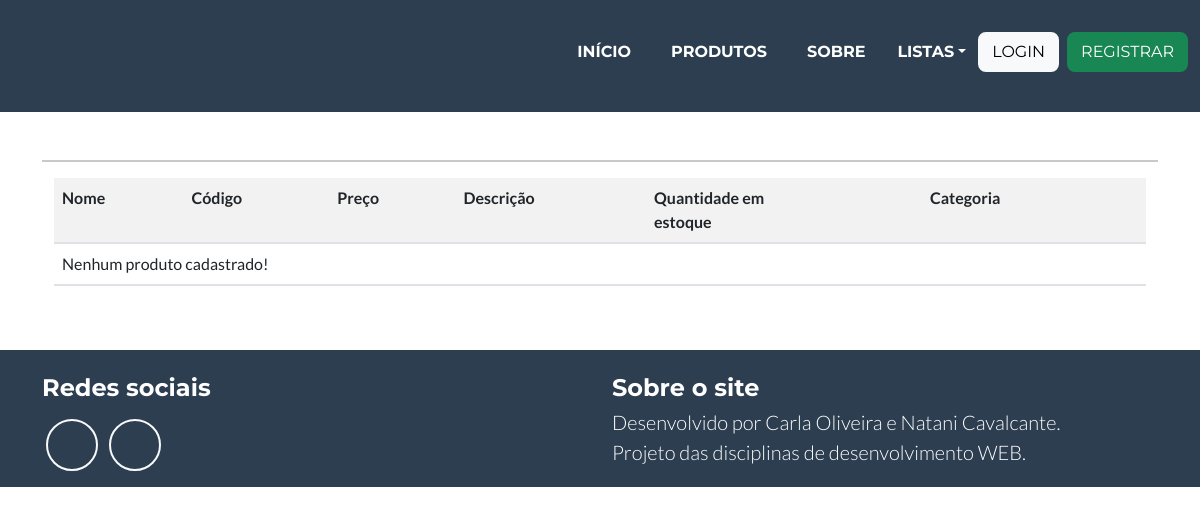
The app's page /listar/produto/, older data.
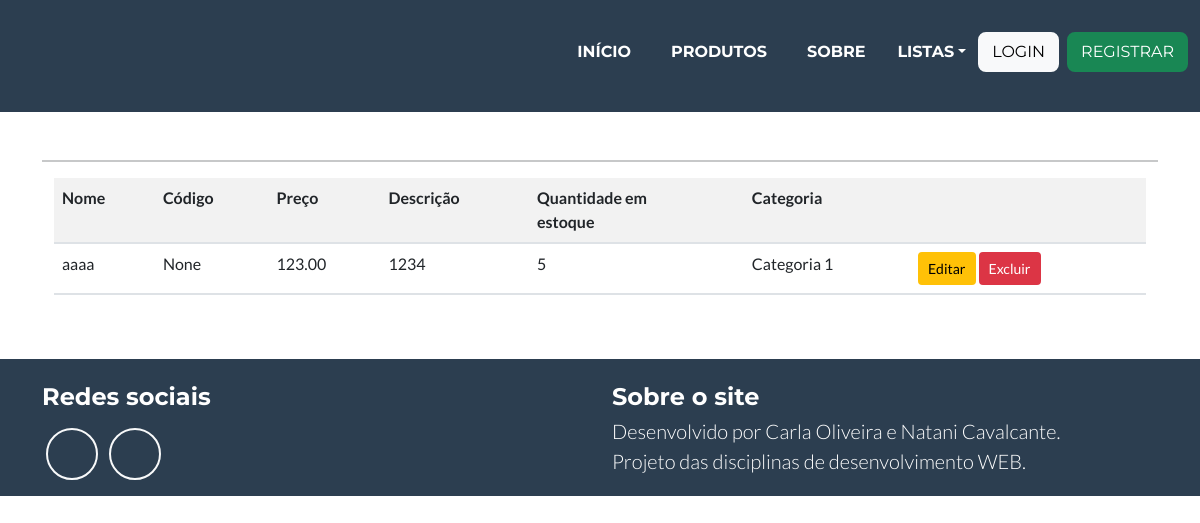
The same page, newer data.
### cadastros/models.py (models this page shows, shortened)
class Produto(models.Model):
    nome = models.CharField(max_length=50, verbose_name="Nome do produto", help_text="Insira o nome do produto")
    codigo = models.IntegerField(verbose_name="Código", blank=True, null=True)
    preco = models.DecimalField(max_digits=8, decimal_places=2, verbose_name="Preço")
    descricao = models.CharField(max_length=20, verbose_name="Descrição")
    qtd_estoque = models.IntegerField()
    categoria = models.ForeignKey(Categoria, on_delete=models.PROTECT)

class Categoria(models.Model):
    nome = models.CharField(max_length=50, verbose_name="Categoria do produto", help_text="Insira a categoria do produto")
    descricao = models.CharField(max_length=100)

### cadastros/views.py (the view)
# urls.py: path('listar/produto/', ProdutoList.as_view(), name="listar-produto"),
class ProdutoList(ListView):
    model = Produto
    template_name = 'cadastros/listas/produto.html'

### cadastros/templates/cadastros/listas/produto.html
{% extends 'paginas/modelo.html' %}
{% load static %}
{% load crispy_forms_tags %}
{% block conteudo %}
<hr>
<div class="container">
    <div class="table-responsive">
        <table class="table table-striped">
            <tr>
                <th>Nome</th>
                <th>Código</th>
                <th>Preço</th>
                <th>Descrição</th>
                <th>Quantidade em <br> estoque</th>
                <th>Categoria</th>
                <th></th>
            </tr>
            {% for produto in object_list %}
            <tr>
                <td>{{produto.nome}}</td>
                <td>{{produto.codigo}}</td>
                <td>{{produto.preco}}</td>
                <td>{{produto.descricao}}</td>
                <td>{{produto.qtd_estoque}}</td>
                <td>{{produto.categoria.nome}}</td>
                <td>
                    <a href="{% url 'editar-produto' produto.pk %}" class="btn btn-warning btn-sm" title="Editar">Editar</a>
                    <a href="{% url 'deletar-produto' produto.pk %}" class="btn btn-danger btn-sm" title="Excluir">Excluir</a>
                </td>
            </tr>
            {% empty %}
            <tr>
                <td colspan="7">Nenhum produto cadastrado!</td>
            </tr>
            {% endfor %}
        </table>
    </div>
</div>
{% endblock %}

Row changes from the older to the newer data that the page shows:
added Produto: nome "aaaa", codigo "None", preco "123.00", descricao "1234", qtd_estoque "5", categoria.nome "Categoria 1"
Text that changed along with them:
text no longer shown: "Nenhum produto cadastrado!"
